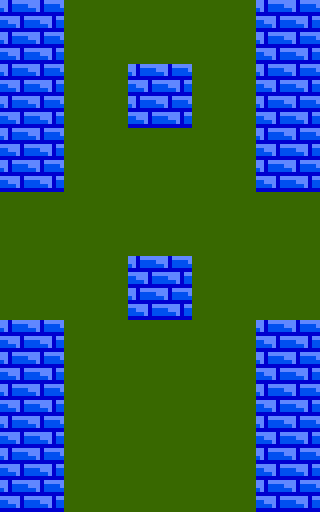

A level layout from a 2D game, rendered from its tile map. Below: a short description, then the map file with tile-grid data replaced by summaries:
An orthogonal 10x16 tile map with 32x32 px tiles, 1 tile layer (layer1), 1 hidden layer not drawn.

<map version="1.0" orientation="orthogonal" width="10" height="16" tilewidth="32" tileheight="32">
<tileset firstgid="1" name="map.png" tilewidth="32" tileheight="32">
<image source="map.png" width="0" height="0" />
</tileset>
<layer name="layer1" width="10" height="16">
<data>[160 cells, 160 non-empty, 2 distinct tile ids]</data>
</layer>
<layer name="layer2" width="10" height="16" visible="0">
<data>[160 cells, 0 non-empty, 0 distinct tile ids]</data>
</layer>
</map>